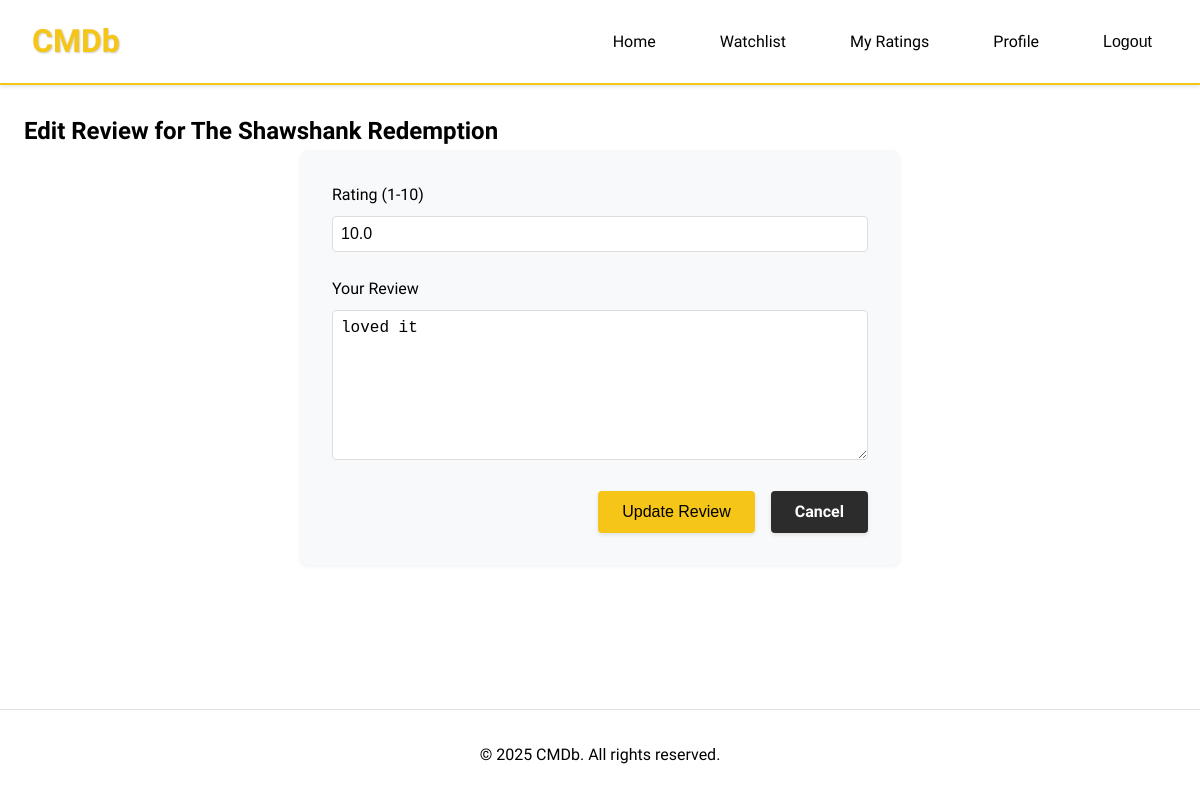
Page /movies/review/2/edit/ (signed in) on the earlier database version.
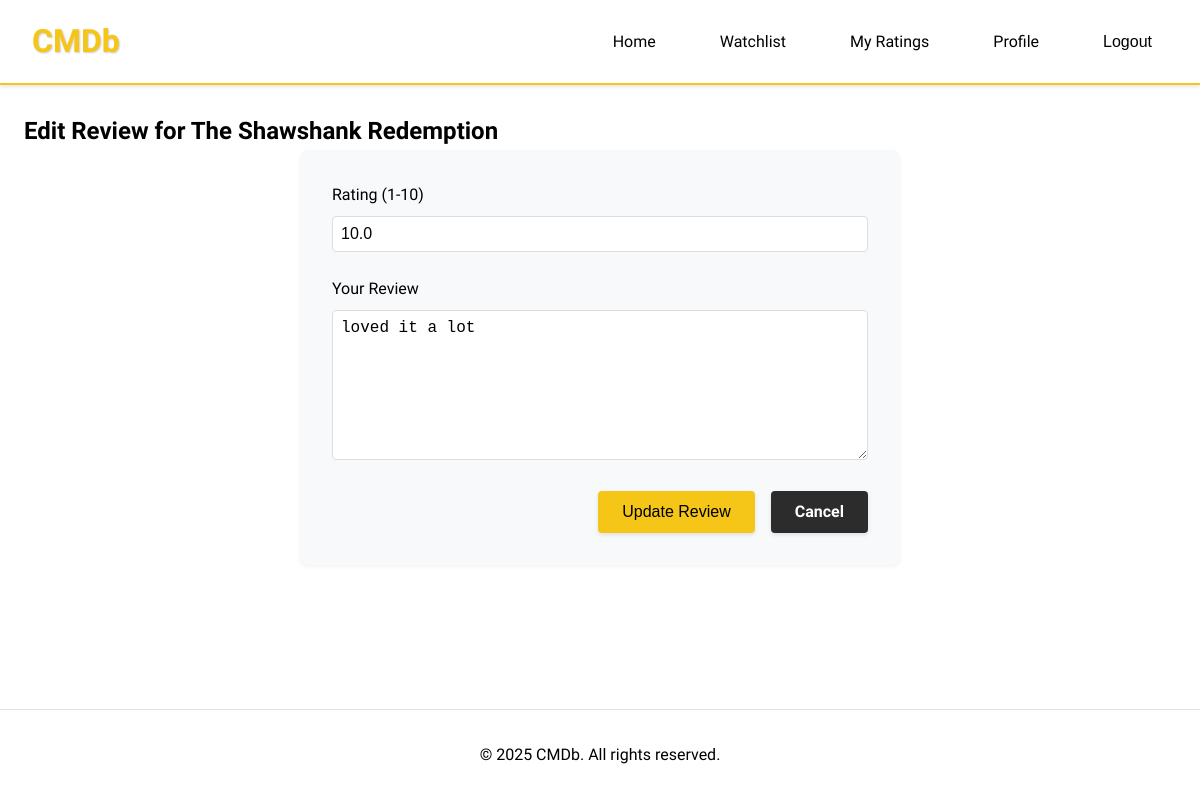
Same page on the later database version.
### movies/models.py (models this page shows, shortened)
class Review(models.Model):
    movie = models.ForeignKey(Movie, on_delete=models.CASCADE, related_name='reviews')
    user = models.ForeignKey(settings.AUTH_USER_MODEL, on_delete=models.CASCADE, related_name='reviews')
    rating = models.FloatField(validators=[MinValueValidator(0), MaxValueValidator(10)])
    comment = models.TextField()
    created_at = models.DateTimeField(auto_now_add=True)

class Movie(models.Model):
    title = models.CharField(max_length=200)
    year = models.IntegerField(default=2024)
    genre = models.CharField(max_length=100, default='Drama')
    rating = models.FloatField(default=0.0, validators=[MinValueValidator(0), MaxValueValidator(10)])
    poster = models.ImageField(upload_to='images/', null=True, blank=True)
    added_by = models.ForeignKey(settings.AUTH_USER_MODEL, on_delete=models.SET_NULL, null=True, related_name='added_movies')
    created_at = models.DateTimeField(auto_now_add=True)
    updated_at = models.DateTimeField(auto_now=True)
    views = models.IntegerField(default=0)
    watchlist_users = models.ManyToManyField(settings.AUTH_USER_MODEL, through='Watchlist', related_name='watchlist_movies')

### movies/views.py (the view)
# urls.py: path('review/<int:review_id>/edit/', views.edit_review, name='edit_review'),
@login_required
def edit_review(request, review_id):
    review = get_object_or_404(Review, id=review_id, user=request.user)
    if request.method == 'POST':
        form = ReviewForm(request.POST, instance=review)
        if form.is_valid():
            form.save()
            messages.success(request, 'Your review has been updated!')
            return redirect('movies:my_ratings')
    else:
        form = ReviewForm(instance=review)
    return render(request, 'movies/edit_review.html', {
        'form': form,
        'review': review
    })

### movies/forms.py (shortened to what this page needs)
class ReviewForm(forms.ModelForm):
    class Meta:
        model = Review
        fields = ['rating', 'comment']
        widgets = {
            'rating': forms.NumberInput(attrs={
                'class': 'form-control',
                'min': '1',
                'max': '10',
                'step': '0.1',
                'required': True
            }),
            'comment': forms.Textarea(attrs={
                'class': 'form-control',
                'rows': 4,
                'required': True
            }),
        }

### movies/templates/movies/edit_review.html (shortened to what this page needs)
{% extends 'movies/base.html' %}
{% load static %}
{% block content %}
<div class="container">
    <div class="form-container">
        <h2>Edit Review for {{ review.movie.title }}</h2>
        <form method="POST" class="review-form">
            <div class="form-group">
                <label for="{{ form.rating.id_for_label }}">Rating (1-10)</label>
                {{ form.rating }}
            </div>
            <div class="form-group">
                <label for="{{ form.comment.id_for_label }}">Your Review</label>
                {{ form.comment }}
            </div>
            <div class="form-actions">
                <button type="submit" class="btn btn-primary">Update Review</button>
                <a href="{% url 'movies:my_ratings' %}" class="btn btn-secondary">Cancel</a>
            </div>
        </form>
    </div>
</div>
{% endblock %}

Differences in the rows shown:
changed Review "The Shawshank Redemption": comment "loved it" → "loved it a lot"
